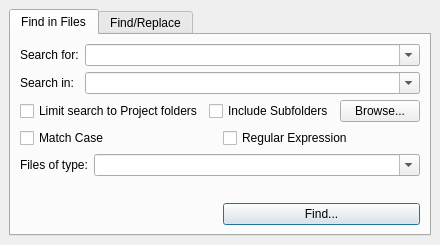
<?xml version="1.0" encoding="UTF-8"?>
<ui version="4.0">
 <class>SearchDockWidget</class>
 <widget class="QDockWidget" name="SearchDockWidget">
  <property name="geometry">
   <rect>
    <x>0</x>
    <y>0</y>
    <width>408</width>
    <height>245</height>
   </rect>
  </property>
  <property name="sizePolicy">
   <sizepolicy hsizetype="Preferred" vsizetype="Preferred">
    <horstretch>0</horstretch>
    <verstretch>0</verstretch>
   </sizepolicy>
  </property>
  <property name="maximumSize">
   <size>
    <width>524287</width>
    <height>524287</height>
   </size>
  </property>
  <property name="windowTitle">
   <string>Search</string>
  </property>
  <widget class="QWidget" name="dockWidgetContents">
   <property name="sizePolicy">
    <sizepolicy hsizetype="Preferred" vsizetype="Preferred">
     <horstretch>0</horstretch>
     <verstretch>0</verstretch>
    </sizepolicy>
   </property>
   <layout class="QGridLayout" name="gridLayout_2">
    <item row="1" column="1">
     <widget class="QTabWidget" name="tabWidget">
      <property name="currentIndex">
       <number>0</number>
      </property>
      <widget class="QWidget" name="findInFiles">
       <attribute name="title">
        <string>Find in Files</string>
       </attribute>
       <layout class="QGridLayout" name="gridLayout_3">
        <item row="0" column="0" colspan="2">
         <layout class="QFormLayout" name="formLayout">
          <property name="fieldGrowthPolicy">
           <enum>QFormLayout::AllNonFixedFieldsGrow</enum>
          </property>
          <item row="0" column="0">
           <widget class="QLabel" name="label">
            <property name="text">
             <string>Search for:</string>
            </property>
           </widget>
          </item>
          <item row="0" column="1">
           <widget class="QComboBox" name="searchText">
            <property name="editable">
             <bool>true</bool>
            </property>
            <property name="insertPolicy">
             <enum>QComboBox::NoInsert</enum>
            </property>
            <property name="sizeAdjustPolicy">
             <enum>QComboBox::AdjustToContentsOnFirstShow</enum>
            </property>
           </widget>
          </item>
          <item row="1" column="0">
           <widget class="QLabel" name="label_2">
            <property name="text">
             <string>Search in:</string>
            </property>
           </widget>
          </item>
          <item row="1" column="1">
           <widget class="QComboBox" name="location">
            <property name="editable">
             <bool>true</bool>
            </property>
            <property name="insertPolicy">
             <enum>QComboBox::NoInsert</enum>
            </property>
           </widget>
          </item>
         </layout>
        </item>
        <item row="1" column="0" colspan="2">
         <layout class="QGridLayout" name="gridLayout">
          <item row="1" column="1">
           <widget class="QCheckBox" name="subfolders">
            <property name="text">
             <string>Include Subfolders</string>
            </property>
           </widget>
          </item>
          <item row="1" column="0">
           <widget class="QCheckBox" name="projectFolder">
            <property name="text">
             <string>Limit search to Project folders</string>
            </property>
           </widget>
          </item>
          <item row="1" column="2">
           <widget class="QPushButton" name="browse">
            <property name="text">
             <string>Browse...</string>
            </property>
            <property name="icon">
             <iconset resource="../resource.qrc">
              <normaloff>:/resources/document-open.png</normaloff>:/resources/document-open.png</iconset>
            </property>
           </widget>
          </item>
         </layout>
        </item>
        <item row="2" column="0">
         <widget class="QCheckBox" name="caseSensitive">
          <property name="text">
           <string>Match Case</string>
          </property>
         </widget>
        </item>
        <item row="2" column="1">
         <widget class="QCheckBox" name="regex">
          <property name="text">
           <string>Regular Expression</string>
          </property>
         </widget>
        </item>
        <item row="3" column="0" colspan="2">
         <layout class="QFormLayout" name="formLayout_2">
          <property name="horizontalSpacing">
           <number>6</number>
          </property>
          <property name="verticalSpacing">
           <number>0</number>
          </property>
          <item row="0" column="0">
           <widget class="QLabel" name="label_3">
            <property name="text">
             <string>Files of type:</string>
            </property>
           </widget>
          </item>
          <item row="0" column="1">
           <widget class="QComboBox" name="type">
            <property name="editable">
             <bool>true</bool>
            </property>
            <property name="insertPolicy">
             <enum>QComboBox::NoInsert</enum>
            </property>
           </widget>
          </item>
         </layout>
        </item>
        <item row="4" column="1">
         <widget class="QPushButton" name="find">
          <property name="text">
           <string>Find...</string>
          </property>
          <property name="autoDefault">
           <bool>true</bool>
          </property>
          <property name="default">
           <bool>true</bool>
          </property>
         </widget>
        </item>
       </layout>
      </widget>
      <widget class="QWidget" name="findReplace">
       <attribute name="title">
        <string>Find/Replace</string>
       </attribute>
       <layout class="QFormLayout" name="formLayout_3">
        <item row="3" column="0">
         <widget class="QLabel" name="label_5">
          <property name="text">
           <string>Replace with:</string>
          </property>
         </widget>
        </item>
        <item row="3" column="1">
         <widget class="QComboBox" name="replaceText">
          <property name="editable">
           <bool>true</bool>
          </property>
          <property name="insertPolicy">
           <enum>QComboBox::NoInsert</enum>
          </property>
          <property name="sizeAdjustPolicy">
           <enum>QComboBox::AdjustToContentsOnFirstShow</enum>
          </property>
         </widget>
        </item>
        <item row="1" column="0">
         <widget class="QLabel" name="label_4">
          <property name="text">
           <string>Find:</string>
          </property>
         </widget>
        </item>
        <item row="1" column="1">
         <layout class="QHBoxLayout" name="searchBarLayout"/>
        </item>
        <item row="5" column="1">
         <layout class="QHBoxLayout" name="horizontalLayout">
          <property name="leftMargin">
           <number>0</number>
          </property>
          <property name="topMargin">
           <number>0</number>
          </property>
          <item>
           <widget class="QPushButton" name="findForReplace">
            <property name="text">
             <string>Find...</string>
            </property>
           </widget>
          </item>
          <item>
           <widget class="QPushButton" name="replace">
            <property name="text">
             <string>Replace</string>
            </property>
           </widget>
          </item>
          <item>
           <widget class="QPushButton" name="replaceAll">
            <property name="text">
             <string>Replace All</string>
            </property>
           </widget>
          </item>
         </layout>
        </item>
       </layout>
      </widget>
     </widget>
    </item>
   </layout>
  </widget>
 </widget>
 <tabstops>
  <tabstop>searchText</tabstop>
  <tabstop>location</tabstop>
  <tabstop>browse</tabstop>
  <tabstop>projectFolder</tabstop>
  <tabstop>subfolders</tabstop>
  <tabstop>caseSensitive</tabstop>
  <tabstop>regex</tabstop>
  <tabstop>type</tabstop>
  <tabstop>find</tabstop>
  <tabstop>replaceText</tabstop>
  <tabstop>findForReplace</tabstop>
  <tabstop>replace</tabstop>
  <tabstop>replaceAll</tabstop>
 </tabstops>
 <resources>
  <include location="../resource.qrc"/>
 </resources>
 <connections/>
</ui>
